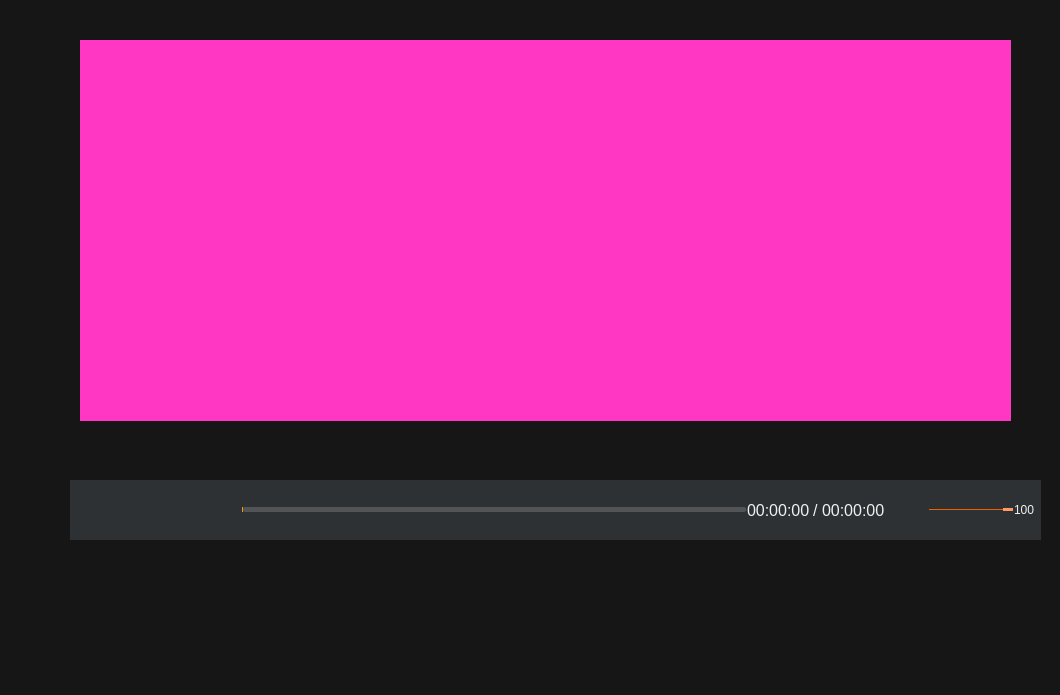
<?xml version="1.0" encoding="UTF-8"?>
<ui version="4.0">
 <class>MainWindow</class>
 <widget class="QWidget" name="MainWindow">
  <property name="geometry">
   <rect>
    <x>0</x>
    <y>0</y>
    <width>1060</width>
    <height>695</height>
   </rect>
  </property>
  <property name="windowTitle">
   <string>Form</string>
  </property>
  <layout class="QVBoxLayout" name="verticalLayout">
   <property name="spacing">
    <number>0</number>
   </property>
   <property name="leftMargin">
    <number>0</number>
   </property>
   <property name="topMargin">
    <number>0</number>
   </property>
   <property name="rightMargin">
    <number>0</number>
   </property>
   <property name="bottomMargin">
    <number>0</number>
   </property>
   <item>
    <widget class="QWidget" name="widget_container" native="true">
     <property name="styleSheet">
      <string notr="true">QWidget#widget_container
{
	background-color: rgb(22, 22, 22);
}
</string>
     </property>
     <widget class="QStackedWidget" name="stackedWidget">
      <property name="geometry">
       <rect>
        <x>80</x>
        <y>40</y>
        <width>931</width>
        <height>381</height>
       </rect>
      </property>
      <property name="currentIndex">
       <number>2</number>
      </property>
      <widget class="QWidget" name="page_open">
       <layout class="QVBoxLayout" name="verticalLayout_6">
        <property name="spacing">
         <number>0</number>
        </property>
        <property name="leftMargin">
         <number>0</number>
        </property>
        <property name="topMargin">
         <number>0</number>
        </property>
        <property name="rightMargin">
         <number>0</number>
        </property>
        <property name="bottomMargin">
         <number>0</number>
        </property>
        <item>
         <widget class="QWidget" name="widget_showopen" native="true">
          <property name="sizePolicy">
           <sizepolicy hsizetype="Preferred" vsizetype="Expanding">
            <horstretch>0</horstretch>
            <verstretch>0</verstretch>
           </sizepolicy>
          </property>
          <property name="styleSheet">
           <string notr="true">QWidget#widget_showopen
{
	
	background-color: rgba(60, 65, 68,100);
}</string>
          </property>
          <layout class="QVBoxLayout" name="verticalLayout_5">
           <item>
            <layout class="QHBoxLayout" name="horizontalLayout_3">
             <item>
              <spacer name="horizontalSpacer">
               <property name="orientation">
                <enum>Qt::Horizontal</enum>
               </property>
               <property name="sizeHint" stdset="0">
                <size>
                 <width>40</width>
                 <height>20</height>
                </size>
               </property>
              </spacer>
             </item>
             <item>
              <widget class="QToolButton" name="toolButton_open">
               <property name="minimumSize">
                <size>
                 <width>160</width>
                 <height>50</height>
                </size>
               </property>
               <property name="cursor">
                <cursorShape>PointingHandCursor</cursorShape>
               </property>
               <property name="text">
                <string>Open</string>
               </property>
              </widget>
             </item>
             <item>
              <spacer name="horizontalSpacer_2">
               <property name="orientation">
                <enum>Qt::Horizontal</enum>
               </property>
               <property name="sizeHint" stdset="0">
                <size>
                 <width>40</width>
                 <height>20</height>
                </size>
               </property>
              </spacer>
             </item>
            </layout>
           </item>
          </layout>
         </widget>
        </item>
       </layout>
      </widget>
      <widget class="QWidget" name="page_audio">
       <layout class="QVBoxLayout" name="verticalLayout_2">
        <item>
         <widget class="QLabel" name="label">
          <property name="styleSheet">
           <string notr="true">image: url(:/image/audio.png);</string>
          </property>
          <property name="text">
           <string/>
          </property>
         </widget>
        </item>
       </layout>
      </widget>
      <widget class="QWidget" name="page_video">
       <layout class="QVBoxLayout" name="verticalLayout_8">
        <property name="spacing">
         <number>0</number>
        </property>
        <property name="leftMargin">
         <number>0</number>
        </property>
        <property name="topMargin">
         <number>0</number>
        </property>
        <property name="rightMargin">
         <number>0</number>
        </property>
        <property name="bottomMargin">
         <number>0</number>
        </property>
        <item>
         <widget class="ShowVideoWidget" name="widget_videoPlayer" native="true">
          <property name="enabled">
           <bool>true</bool>
          </property>
          <property name="sizePolicy">
           <sizepolicy hsizetype="Preferred" vsizetype="Expanding">
            <horstretch>0</horstretch>
            <verstretch>0</verstretch>
           </sizepolicy>
          </property>
          <property name="mouseTracking">
           <bool>true</bool>
          </property>
          <property name="styleSheet">
           <string notr="true">QWidget#widget_videoPlayer
{
	background-color: rgb(255, 55, 195);
}</string>
          </property>
         </widget>
        </item>
       </layout>
      </widget>
     </widget>
     <widget class="QWidget" name="widget_controller" native="true">
      <property name="geometry">
       <rect>
        <x>70</x>
        <y>480</y>
        <width>971</width>
        <height>60</height>
       </rect>
      </property>
      <property name="styleSheet">
       <string notr="true">QWidget#widget_controller
{
	background-color: rgba(60, 65, 68,160);
}</string>
      </property>
      <layout class="QVBoxLayout" name="verticalLayout_7">
       <property name="leftMargin">
        <number>6</number>
       </property>
       <property name="topMargin">
        <number>6</number>
       </property>
       <property name="rightMargin">
        <number>6</number>
       </property>
       <property name="bottomMargin">
        <number>6</number>
       </property>
       <item>
        <layout class="QHBoxLayout" name="horizontalLayout_2">
         <property name="spacing">
          <number>1</number>
         </property>
         <property name="rightMargin">
          <number>0</number>
         </property>
         <item>
          <widget class="QPushButton" name="pushButton_open">
           <property name="minimumSize">
            <size>
             <width>36</width>
             <height>36</height>
            </size>
           </property>
           <property name="cursor">
            <cursorShape>PointingHandCursor</cursorShape>
           </property>
           <property name="styleSheet">
            <string notr="true">QPushButton{ 
image: url(:image/open_normal.png);
border-radius:0px; 
} 
QPushButton:hover{ 
image: url(:image/open_focus.png);
border-radius:0px; 
} 
QPushButton:pressed{ 
image: url(:image/open_normal.png);
border-radius:0px; 
}
</string>
           </property>
           <property name="text">
            <string/>
           </property>
          </widget>
         </item>
         <item>
          <spacer name="horizontalSpacer_3">
           <property name="orientation">
            <enum>Qt::Horizontal</enum>
           </property>
           <property name="sizeType">
            <enum>QSizePolicy::Fixed</enum>
           </property>
           <property name="sizeHint" stdset="0">
            <size>
             <width>6</width>
             <height>20</height>
            </size>
           </property>
          </spacer>
         </item>
         <item>
          <widget class="QPushButton" name="pushButton_play">
           <property name="minimumSize">
            <size>
             <width>36</width>
             <height>36</height>
            </size>
           </property>
           <property name="cursor">
            <cursorShape>PointingHandCursor</cursorShape>
           </property>
           <property name="styleSheet">
            <string notr="true">QPushButton{ 
image: url(:image/start_normal.png);
border-radius:0px; 
}  
QPushButton:hover{ 
image: url(:image/start_focus.png);
border-radius:0px; 
} 
QPushButton:pressed{ 
image: url(:image/start_normal.png);
border-radius:0px; 
}
</string>
           </property>
           <property name="text">
            <string/>
           </property>
          </widget>
         </item>
         <item>
          <widget class="QPushButton" name="pushButton_pause">
           <property name="minimumSize">
            <size>
             <width>36</width>
             <height>36</height>
            </size>
           </property>
           <property name="cursor">
            <cursorShape>PointingHandCursor</cursorShape>
           </property>
           <property name="styleSheet">
            <string notr="true">QPushButton{ 
image: url(:image/pause_normal.png);
border-radius:0px; 
} 
QPushButton:hover{ 
image: url(:image/pause_focus.png);
border-radius:0px; 
} 
QPushButton:pressed{ 
image: url(:image/pause_normal.png);
border-radius:0px; 
}
</string>
           </property>
           <property name="text">
            <string/>
           </property>
          </widget>
         </item>
         <item>
          <spacer name="horizontalSpacer_5">
           <property name="orientation">
            <enum>Qt::Horizontal</enum>
           </property>
           <property name="sizeType">
            <enum>QSizePolicy::Fixed</enum>
           </property>
           <property name="sizeHint" stdset="0">
            <size>
             <width>6</width>
             <height>20</height>
            </size>
           </property>
          </spacer>
         </item>
         <item>
          <widget class="QPushButton" name="pushButton_stop">
           <property name="minimumSize">
            <size>
             <width>36</width>
             <height>36</height>
            </size>
           </property>
           <property name="cursor">
            <cursorShape>PointingHandCursor</cursorShape>
           </property>
           <property name="styleSheet">
            <string notr="true">QPushButton{ 
image: url(:image/stop_normal.png);
border-radius:0px; 
}  
QPushButton:hover{ 
image: url(:image/stop_focus.png);
border-radius:0px; 
} 
QPushButton:pressed{ 
image: url(:image/stop_normal.png);
border-radius:0px; 
}
</string>
           </property>
           <property name="text">
            <string/>
           </property>
          </widget>
         </item>
         <item>
          <spacer name="horizontalSpacer_6">
           <property name="orientation">
            <enum>Qt::Horizontal</enum>
           </property>
           <property name="sizeType">
            <enum>QSizePolicy::Fixed</enum>
           </property>
           <property name="sizeHint" stdset="0">
            <size>
             <width>6</width>
             <height>20</height>
            </size>
           </property>
          </spacer>
         </item>
         <item>
          <widget class="VideoSlider" name="horizontalSlider">
           <property name="cursor">
            <cursorShape>PointingHandCursor</cursorShape>
           </property>
           <property name="styleSheet">
            <string notr="true">QSlider::groove:horizontal {
border: 0px solid #bbb;
}

QSlider::sub-page:horizontal {
background-color: #ff9900;
border-bottom-left-radius: 2px; 
border-top-left-radius: 2px; 

border-radius: 2px; 
margin-top:5px;
margin-bottom:5px;
}

QSlider::add-page:horizontal {
background-color: rgba(228, 228, 228, 50);v
border: 0px solid #777;
border-radius: 2px;
margin-top:5px;
margin-bottom:5px;
}
/*
QSlider::handle:horizontal {
background: rgb(255,153,102); 
border: 1px solid rgb(255,153,102); 
width: 14px;
height:10px;
border-radius: 7px;
margin-top:2px;
margin-bottom:2px;
}

QSlider::handle:horizontal:hover {
background: rgb(255,128,6); 
border: 1px solid rgba(102,102,102,102);
border-radius: 7px;
}*/

QSlider::sub-page:horizontal:disabled {
background: #bbb;
border-color: #999;
}

QSlider::add-page:horizontal:disabled {
background: #eee;
border-color: #999;
}

QSlider::handle:horizontal:disabled {
background: #eee;
border: 1px solid #aaa;
border-radius: 2px;
}
</string>
           </property>
           <property name="maximum">
            <number>100</number>
           </property>
           <property name="value">
            <number>0</number>
           </property>
           <property name="orientation">
            <enum>Qt::Horizontal</enum>
           </property>
          </widget>
         </item>
         <item>
          <layout class="QHBoxLayout" name="horizontalLayout">
           <property name="spacing">
            <number>3</number>
           </property>
           <item>
            <widget class="QLabel" name="label_currenttime">
             <property name="styleSheet">
              <string notr="true">QLabel{
	border-radius:0px;
	color: #F0F0F0;
	background-color:rgba(0,0,0,0);
	border-style:none;
font-family:&quot;Microsoft Windows&quot;;
font-size:16px;
}
</string>
             </property>
             <property name="text">
              <string>00:00:00</string>
             </property>
            </widget>
           </item>
           <item>
            <widget class="QLabel" name="label_2">
             <property name="styleSheet">
              <string notr="true">QLabel{
	border-radius:0px;
	color: #F0F0F0;
	background-color:rgba(0,0,0,0);
	border-style:none;
font-family:&quot;Microsoft Windows&quot;;
font-size:16px;
}
</string>
             </property>
             <property name="text">
              <string>/</string>
             </property>
            </widget>
           </item>
           <item>
            <widget class="QLabel" name="label_totaltime">
             <property name="styleSheet">
              <string notr="true">QLabel{
	border-radius:0px;
	color: #F0F0F0;
	background-color:rgba(0,0,0,0);
	border-style:none;
font-family:&quot;Microsoft Windows&quot;;
font-size:16px;
}
</string>
             </property>
             <property name="text">
              <string>00:00:00</string>
             </property>
            </widget>
           </item>
          </layout>
         </item>
         <item>
          <widget class="QPushButton" name="pushButton_volume">
           <property name="minimumSize">
            <size>
             <width>36</width>
             <height>36</height>
            </size>
           </property>
           <property name="cursor">
            <cursorShape>PointingHandCursor</cursorShape>
           </property>
           <property name="styleSheet">
            <string notr="true">QPushButton{ 
image: url(:/image/volume_normal.png);
border-radius:0px; 
padding:5px;
}  
QPushButton:hover{ 
image: url(:image/stop_focus.png);
border-radius:0px; 
padding:3px;
} 
QPushButton:!checked{ 
image: url(:/image/volume_normal.png);
} 
QPushButton:checked{ 
image: url(:/image/volume_mute.png);
} 

</string>
           </property>
           <property name="text">
            <string/>
           </property>
           <property name="checkable">
            <bool>true</bool>
           </property>
          </widget>
         </item>
         <item>
          <widget class="QSlider" name="horizontalSlider_volume">
           <property name="sizePolicy">
            <sizepolicy hsizetype="Fixed" vsizetype="Fixed">
             <horstretch>0</horstretch>
             <verstretch>0</verstretch>
            </sizepolicy>
           </property>
           <property name="maximumSize">
            <size>
             <width>150</width>
             <height>16777215</height>
            </size>
           </property>
           <property name="styleSheet">
            <string notr="true">QSlider::groove:horizontal {
border: 0px solid #bbb;
}

QSlider::sub-page:horizontal {
background: rgb(235,97,0);
border-radius: 0px;
margin-top:8px;
margin-bottom:8px;
}

QSlider::add-page:horizontal {
background: rgb(255,255, 255);
border: 0px solid #777;
border-radius: 2px;
margin-top:8px;
margin-bottom:8px;
}

QSlider::handle:horizontal {
background: rgb(255,153,102); 
border: 1px solid rgb(255,153,102); 
width: 8px;
height:8px;
border-radius: 2px;
margin-top:6px;
margin-bottom:6px;
}

QSlider::handle:horizontal:hover {
background: rgb(255,128,6); 
border: 1px solid rgba(102,102,102,102);
border-radius: 7px;
}

QSlider::sub-page:horizontal:disabled {
background: #bbb;
border-color: #999;
}

QSlider::add-page:horizontal:disabled {
background: #eee;
border-color: #999;
}

QSlider::handle:horizontal:disabled {
background: #eee;
border: 1px solid #aaa;
border-radius: 4px;
}

</string>
           </property>
           <property name="maximum">
            <number>100</number>
           </property>
           <property name="singleStep">
            <number>0</number>
           </property>
           <property name="pageStep">
            <number>0</number>
           </property>
           <property name="value">
            <number>100</number>
           </property>
           <property name="orientation">
            <enum>Qt::Horizontal</enum>
           </property>
          </widget>
         </item>
         <item>
          <widget class="QLabel" name="label_volume">
           <property name="minimumSize">
            <size>
             <width>20</width>
             <height>0</height>
            </size>
           </property>
           <property name="styleSheet">
            <string notr="true">QLabel{
	border-radius:0px;
	color: #F0F0F0;
	background-color:rgba(0,0,0,0);
	border-style:none;
font: 16px &quot;Microsoft Windows&quot;;

}
</string>
           </property>
           <property name="text">
            <string>100</string>
           </property>
           <property name="alignment">
            <set>Qt::AlignLeading|Qt::AlignLeft|Qt::AlignVCenter</set>
           </property>
          </widget>
         </item>
        </layout>
       </item>
      </layout>
     </widget>
    </widget>
   </item>
  </layout>
 </widget>
 <customwidgets>
  <customwidget>
   <class>ShowVideoWidget</class>
   <extends>QWidget</extends>
   <header>Widget/ShowVideoWidget.h</header>
   <container>1</container>
  </customwidget>
  <customwidget>
   <class>VideoSlider</class>
   <extends>QSlider</extends>
   <header>Widget/VideoSlider.h</header>
  </customwidget>
 </customwidgets>
 <resources/>
 <connections/>
</ui>
